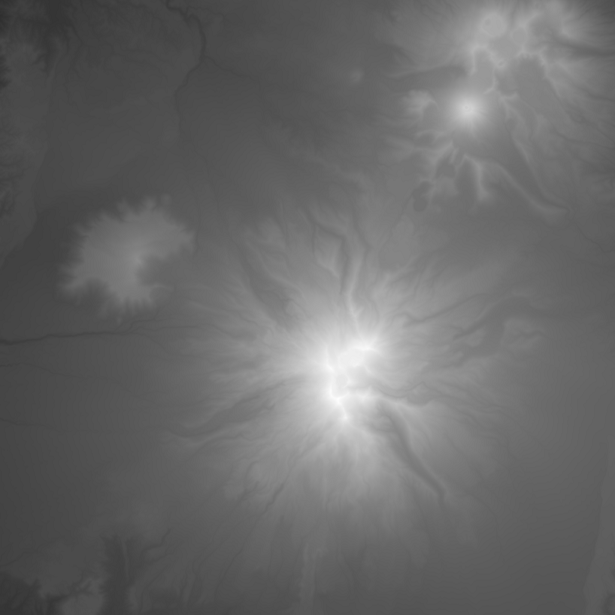
#> input picture data/height-map.bmp, 615 x 615 px
$ python main-2.py data/height-map.bmp
#> lines starting #> are read from the running program, lines starting #| are printed output that depends on the picture; long printed decimals are rounded
from PIL import Image
from pyhull.delaunay import DelaunayTri
from shapely import geometry
from skimage import measure
from scipy import interpolate
import math
import numpy as np
import struct
import sys

zExaggeration = 2
zScale = 73.63159488086174 * zExaggeration

outputSize = 140
layerThickness = 0.025
baseThickness = 3

def save_binary_stl(path, positions, scale=1):
    p = positions
    data = []
    data.append(b'\x00' * 80)
    data.append(struct.pack('<I', len(p) // 3))
    for vertices in zip(p[::3], p[1::3], p[2::3]):
        data.append(struct.pack('<fff', 0.0, 0.0, 0.0))
        for x, y, z in vertices:
            data.append(struct.pack('<fff', x * scale, y * scale, z * scale))
        data.append(struct.pack('<H', 0))
    data = b''.join(data)
    with open(path, 'wb') as fp:
        fp.write(data)

def simplify_path(points, tolerance):
    if len(points) < 2:
        return points
    line = geometry.LineString(points)
    line = line.simplify(tolerance, preserve_topology=False)
    return list(line.coords)

def main():
    print('loading image')
    im = Image.open(sys.argv[1])
#> im is the input picture: PIL image 615x615 RGB; min 46, max 254, mean 105
    w, h = im.size
#> w = 615; h = 615
    scale = outputSize / max(w, h)
#> scale = 0.228
    printedHeight = zScale * scale
#> printedHeight = 33.52
    numLayers = int(math.ceil(printedHeight / layerThickness))
#> numLayers = 1341

    print('printed height =', printedHeight)
#| printed height = 33.523
    print('num layers =', numLayers)
#| num layers = 1341

    z = np.asarray(im) / 65535
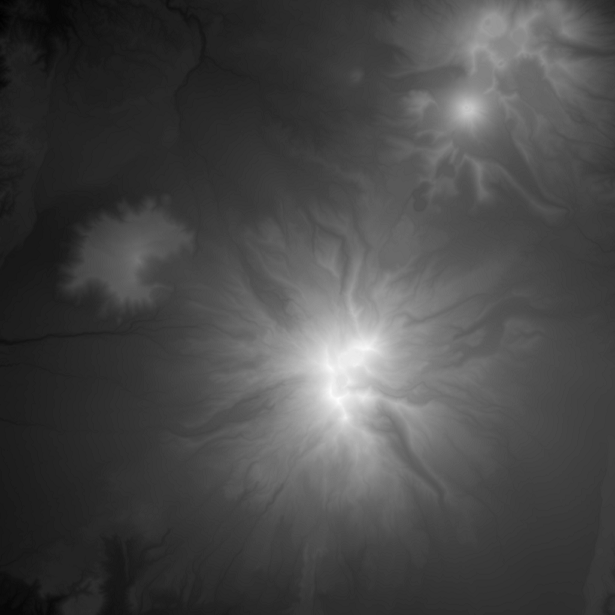
#> z: shape (615, 615, 3) float64; min 0.000702, max 0.00388, mean 0.0016; drawn with min black and max white
#> (the run stopped early here; a loop or call above may not have finished)
